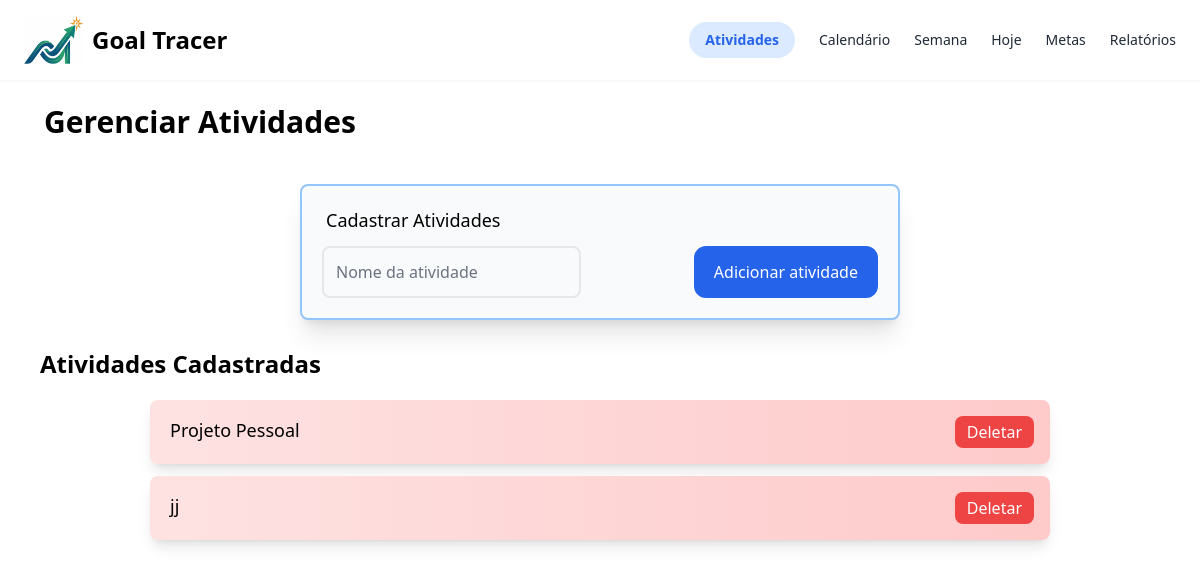
Before: /atividades/ with the older database file.
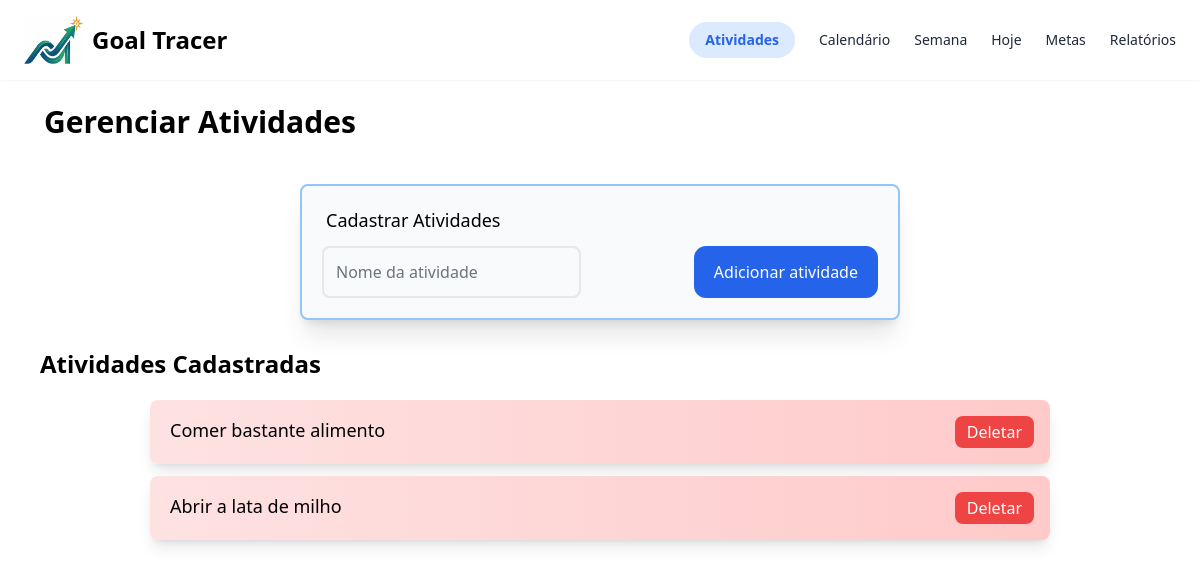
After: the same page with the newer database file.
### home/models.py (models this page shows, shortened)
class Atividade(models.Model):
    nome = models.CharField(max_length=200, unique=True) # unique=True evita nomes duplicados

### home/views.py (the view)
# urls.py: path('atividades/', views.atividades, name='atividades'),
def atividades(request):
    atividades = Atividade.objects.all()
    return render(request, "home/atividades.html", {"atividades":atividades})

### templates/home/atividades.html (shortened to what this page needs)
<!DOCTYPE html>
<html lang="pt-BR">
	<head>
		<script src="https://cdn.tailwindcss.com"></script>
		{% load static %}
	</head>
	<body>
        <div>
            <nav class="bg-white-600 flex shadow-sm px-6 py-4 justify-between">
                <div class="flex">
                    {% load static %}
                    <img src="{% static 'img/small-logo.png' %}" alt="Logo" class="w-[60px] h-auto">
                    <h1 class="text-2xl font-bold p-2">Goal Tracer</h1>
                </div>
			<div class="flex items-center gap-6 text-gray-500 text-sm">
				<a href="{% url 'atividades' %}" class="bg-blue-100 text-blue-600 px-4 py-2 rounded-full font-bold">Atividades</a>
				<a href="{% url 'calendario' %}" class="text-gray-800">Calendário</a>
				<a href="{% url 'index' %}" class="text-gray-800">Semana</a>
				<a href="{% url 'hoje' %}" class="text-gray-800">Hoje</a>
				<a href="{% url 'metas' %}" class="text-gray-800">Metas</a>
				<a href="{% url 'relatorios' %}" class="text-gray-800">Relatórios</a>
			</div>
		    </nav>
            <div class="grid grid-cols-2 gap-4 m-6">
                <div class="pl-5">
                    <h2 class="text-3xl font-bold">Gerenciar Atividades</h2>
                </div>
            </div>
            <div class="p-5 pl-32 pr-32 flex justify-center" id="caixa_nova_atividade">
                <div class="bg-gray-50 border-blue-300 border-2 rounded-lg p-5 mb-2 shadow-xl w-[50vw]">
                    <p class="text-lg mb-3 pl-1">Cadastrar Atividades</p>
                    <div class="flex gap-5 w-full">
                        <div class="flex gap-6">
                            <input type="text" id="caixa_nome" name="nome" placeholder="Nome da atividade" class="border-2 rounded-lg bg-gray-50 p-3 placeholder:text-gray-500">
                        </div>
                        <div class="flex ml-8 gap-3 ml-auto">
                            <button class="bg-blue-600 text-white rounded-xl px-5 py-3 hover:scale-110 duration-200 ease-in-out w-full" id="botao_adicionar">Adicionar atividade</button>
                        </div>
                    </div>
                </div>
		    </div>
			<h5 class="text-2xl font-bold ml-10">Atividades Cadastradas</h5>
            <div id="div_atividades" class="p-5 flex flex-col items-center gap-3">
                {% for atividade in atividades %}
				<div id="atividade_{{ atividade.id }}" class="flex bg-gradient-to-r from-red-100 to-red-200 text-black rounded-lg pl-5 pr-4 py-4 w-[75vw] shadow-lg">
					<p class="text-lg">{{ atividade.nome }}</p>
					<div id="botao_deletar_{{ atividade.id }}" class="hover:scale-110 duration-200 ease-in-out bg-red-500 text-white rounded-lg px-3 py-1 ml-auto">
                        <button>Deletar</button>
					</div>
				</div>
                {% empty %}
                <p class="text-gray-500 mt-5">Nenhuma atividade planejada.</p>
			    {% endfor %}
            </div>
        </div>
	</body>
</html>

Changed rows visible on the page:
removed Atividade: nome "Projeto Pessoal"
removed Atividade: nome "jj"
added Atividade: nome "Comer bastante alimento"
added Atividade: nome "Abrir a lata de milho"
